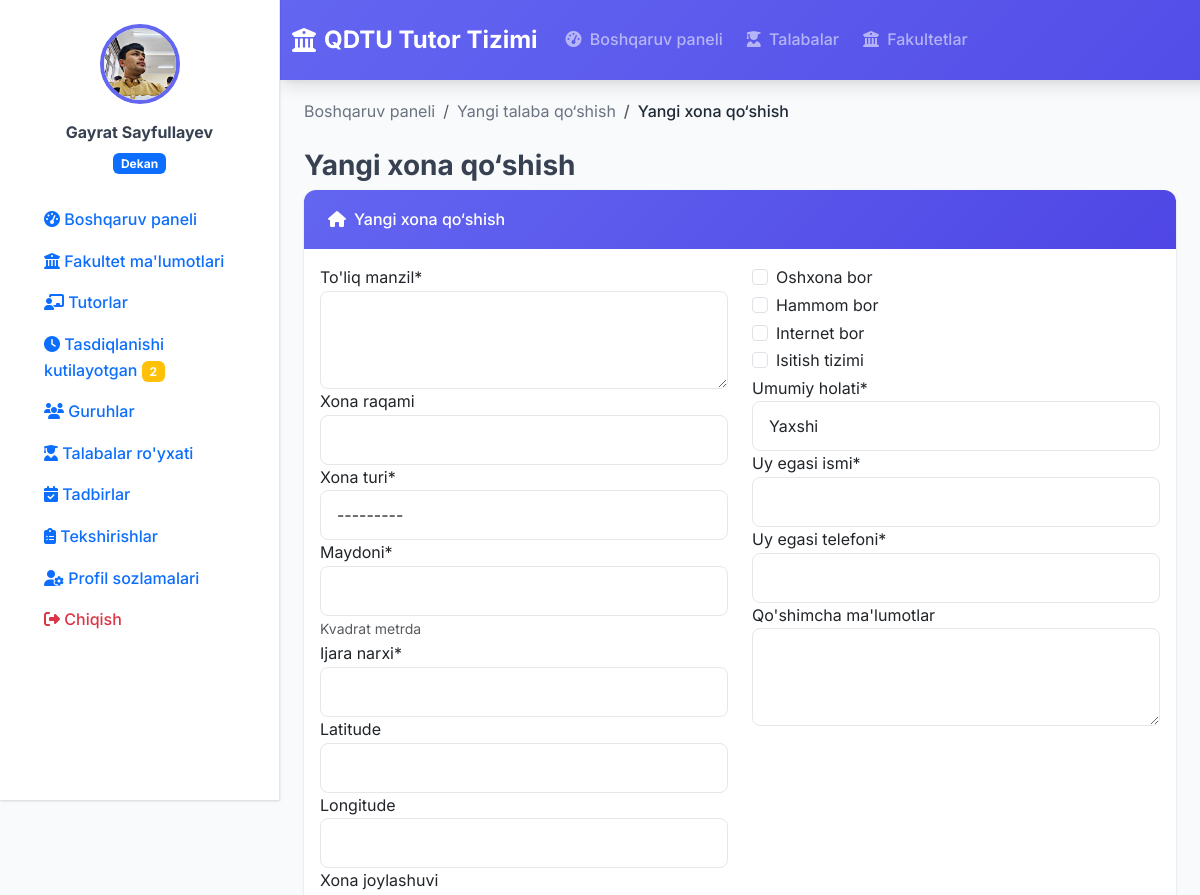
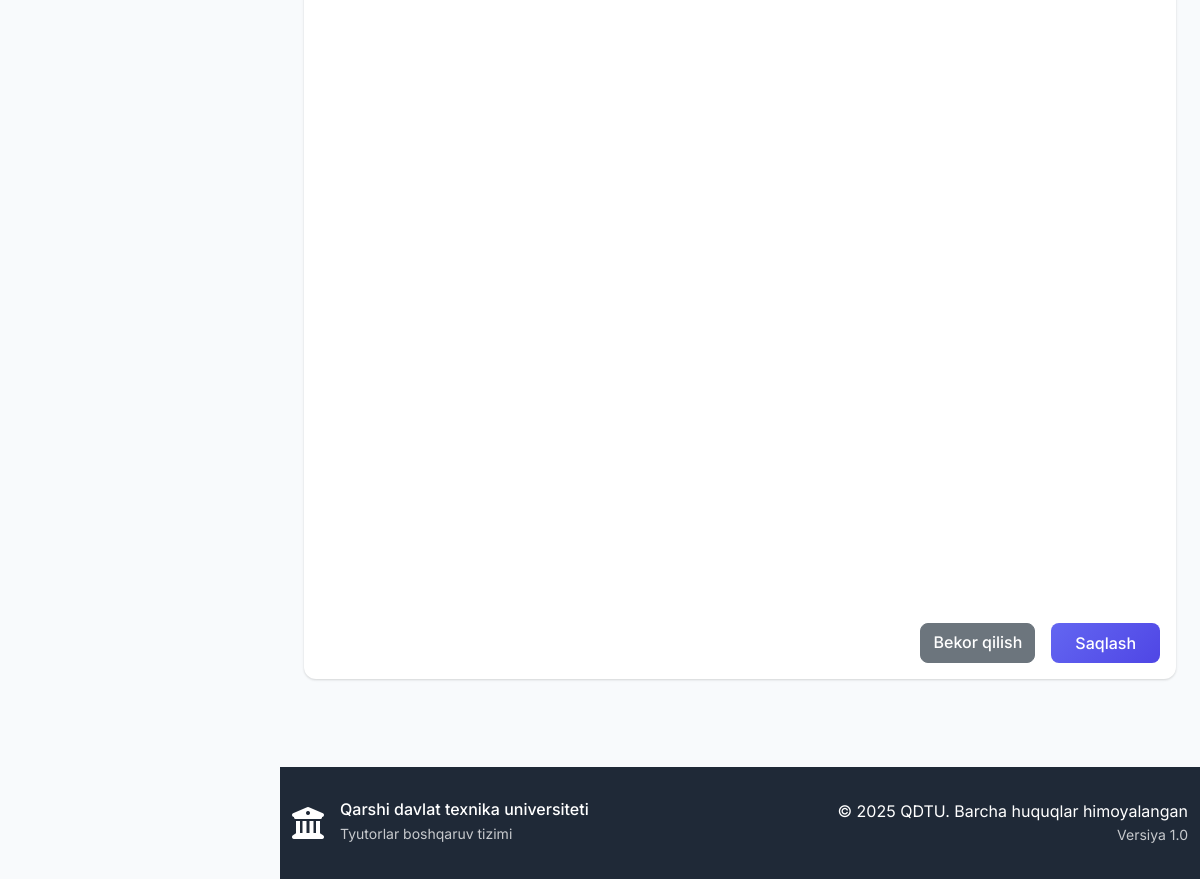
The page /housing/room/create/ (signed in) on the database its author committed (2 pictures, top to bottom).
### accounts/models.py (models this page shows, shortened)
class User(AbstractUser):
    USER_TYPE_CHOICES = (
        ('rector', 'Rektor'),
        ('dean', 'Dekan'),
        ('tutor', 'Tutor'),
    )
    user_type = models.CharField(
        max_length=10,
        choices=USER_TYPE_CHOICES,
        verbose_name="Foydalanuvchi turi"
    )
    faculty = models.ForeignKey(
        'faculty.Faculty',
        on_delete=models.SET_NULL,
        null=True,
        blank=True,
        verbose_name="Fakultet"
    )
    profile_picture = models.ImageField(
        upload_to='profile_pics/',
        null=True,
        blank=True,
        verbose_name="Profil rasmi"
    )
    phone_number = models.CharField(
        max_length=20,
        blank=True,
        verbose_name="Telefon raqami"
    )
    class Meta:
        verbose_name = "Foydalanuvchi"
        verbose_name_plural = "Foydalanuvchilar"
    def is_rector(self):
        return self.user_type == 'rector'
    def is_dean(self):
        return self.user_type == 'dean'
    def is_tutor(self):
        return self.user_type == 'tutor'
    def get_full_name(self):
        return f"{self.first_name} {self.last_name}".strip() or self.username

### housing/views.py (the view)
# urls.py: path('room/create/', views.room_create, name='room_create'),
@login_required
def room_create(request):
    if request.method == 'POST':
        form = RoomForm(request.POST)
        print("Submitted data:", request.POST)  # Debug
        print("Form errors:", form.errors)  # Debug
        if form.is_valid():
            room = form.save()
            messages.success(request, f"{room} muvaffaqiyatli qo'shildi.")
            return_to = request.session.get('return_to', 'student_create')
            student_pk = request.session.get('student_pk')
            if 'student_form_data' in request.session:
                request.session['student_form_data']['room'] = str(room.id)
            if return_to == 'student_edit' and student_pk:
                return redirect('student_edit', pk=student_pk)
            return redirect('student_create')
        else:
            messages.error(request, "Xona qo'shishda xatolik yuz berdi. Iltimos, ma'lumotlarni tekshiring.")
            for field, errors in form.errors.items():
                for error in errors:
                    messages.error(request, f"{field}: {error}")
    else:
        form = RoomForm()
    context = {
        'form': form,
        'title': 'Yangi xona qo‘shish',
        'return_to': request.session.get('return_to'),
        'student_pk': request.session.get('student_pk'),
    }
    return render(request, 'housing/room_form.html', context)

### faculty/models.py (called while the page is built)
    @property
    def students_count(self):
        return sum(group.students.count() for group in self.groups.all())

### templates/housing/room_form.html (shortened to what this page needs)
{% extends 'base.html' %}
{% load static %}
{% load crispy_forms_tags %}
{% block content %}
<div class="container-fluid">
    <nav aria-label="breadcrumb">
        <ol class="breadcrumb">
            <li class="breadcrumb-item"><a href="{% url 'dashboard' %}">Boshqaruv paneli</a></li>
            <li class="breadcrumb-item"><a href="{% url 'student_create' %}">Yangi talaba qo‘shish</a></li>
            <li class="breadcrumb-item active" aria-current="page">{{ title }}</li>
        </ol>
    </nav>
    <h1 class="h3 fw-bold">{{ title }}</h1>
    <div class="card">
        <div class="card-header bg-primary text-white">
            <h6 class="mb-0"><i class="fas fa-home me-2"></i>{{ title }}</h6>
        </div>
        <div class="card-body">
            <form method="post" action="{% url 'room_create' %}" id="room_form">
                <div class="row">
                    <div class="col-md-6">
                        {{ form.address|as_crispy_field }}
                        {{ form.room_number|as_crispy_field }}
                        {{ form.room_type|as_crispy_field }}
                        {{ form.area|as_crispy_field }}
                        {{ form.rent_price|as_crispy_field }}
                        {{ form.latitude|as_crispy_field }}
                        {{ form.longitude|as_crispy_field }}
                    </div>
                    <div class="col-md-6">
                        {{ form.has_kitchen|as_crispy_field }}
                        {{ form.has_bathroom|as_crispy_field }}
                        {{ form.has_internet|as_crispy_field }}
                        {{ form.has_heating|as_crispy_field }}
                        {{ form.condition|as_crispy_field }}
                        {{ form.landlord_name|as_crispy_field }}
                        {{ form.landlord_phone|as_crispy_field }}
                        {{ form.notes|as_crispy_field }}
                    </div>
                </div>
                <div class="row">
                    <div class="col-12">
                        <label class="form-label">Xona joylashuvi</label>
                        <div id="map" style="height: 600px; width: 100%;"></div>
                    </div>
                </div>
                <div class="d-grid gap-2 d-md-flex justify-content-md-end mt-3">
                    <a href="{% if return_to == 'student_edit' %}{% url 'student_edit' pk=student_pk %}{% else %}{% url 'student_create' %}{% endif %}" class="btn btn-secondary me-md-2">Bekor qilish</a>
                    <button type="submit" class="btn btn-primary" id="save_button">Saqlash</button>
                </div>
            </form>
        </div>
    </div>
</div>
{% endblock %}

### templates/sidebar.html (shortened to what this page needs)
{% load static %}
<div class="sidebar" id="sidebar">
    <div class="sidebar-content">
        <div class="user-info text-center mb-4">
            {% if user.profile_picture %}
                <img src="{{ user.profile_picture.url }}" class="profile-image mb-3">
            {% else %}
                <div class="profile-initials mb-3">
                    {{ user.first_name|first|upper }}{{ user.last_name|first|upper }}
                </div>
            {% endif %}
            <div class="user-details">
                <div class="mb-1 fw-bold">{{ user.get_full_name }}</div>
                <div class="badge bg-primary">
                    {% if user.is_rector %}
                        Prorektor
                    {% elif user.is_dean %}
                        Dekan
                    {% elif user.is_tutor %}
                        Tutor
                    {% endif %}
                </div>
            </div>
        </div>
        <nav class="sidebar-nav">
            <ul class="nav flex-column">
                <li class="nav-item">
                    <a class="nav-link " href="{% url 'dashboard' %}">
                        <i class="fas fa-tachometer-alt"></i>
                        <span>Boshqaruv paneli</span>
                    </a>
                </li>
                {% if user.is_dean %}
                    <li class="nav-item">
                        <a class="nav-link {% if request.resolver_match.url_name == 'faculty_info' %}active{% endif %}" href="#" onclick="showFacultyInfo()">
                            <i class="fas fa-university"></i>
                            <span>Fakultet ma'lumotlari</span>
                        </a>
                    </li>
                    <li class="nav-item">
                        <a class="nav-link {% if request.resolver_match.url_name == 'tutor_list' %}active{% endif %}" href="{% url 'tutor_list' %}">
                            <i class="fas fa-chalkboard-teacher"></i>
                            <span>Tutorlar</span>
                        </a>
                    </li>
                    <li class="nav-item">
                        <a class="nav-link {% if request.resolver_match.url_name == 'pending_inspections' %}active{% endif %}" href="{% url 'pending_inspections' %}">
                            <i class="fas fa-clock"></i>
                            <span>Tasdiqlanishi kutilayotgan</span>
                            {% with pending_count=user.faculty.groups.all|length %}
                                {% if pending_count > 0 %}
                                    <span class="badge bg-warning ms-auto">{{ pending_count }}</span>
                                {% endif %}
                            {% endwith %}
                        </a>
                    </li>
                    <li class="nav-item">
                        <a class="nav-link {% if request.resolver_match.url_name == 'group_list' %}active{% endif %}" href="{% url 'group_list' %}">
                            <i class="fas fa-users"></i>
                            <span>Guruhlar</span>
                        </a>
                    </li>
                    <li class="nav-item">
                        <a class="nav-link {% if request.resolver_match.url_name == 'student_list' %}active{% endif %}" href="{% url 'student_list' %}">
                            <i class="fas fa-user-graduate"></i>
                            <span>Talabalar ro'yxati</span>
                        </a>
                    </li>
                    <li class="nav-item">
                        <a class="nav-link" href="{% url 'dean_events' %}">
                            <i class="fas fa-calendar-check"></i>
                            <span>Tadbirlar</span>
                        </a>
                    </li>
                {% endif %}
                <li class="nav-item">
                    <a class="nav-link {% if request.resolver_match.url_name == 'inspection_list' %}active{% endif %}" href="{% url 'inspection_list' %}">
                        <i class="fas fa-clipboard-list"></i>
                        <span>Tekshirishlar</span>
                    </a>
                </li>
                <li class="nav-item mt-auto">
                    <a class="nav-link {% if request.resolver_match.url_name == 'profile' %}active{% endif %}" href="{% url 'profile' %}">
                        <i class="fas fa-user-cog"></i>
                        <span>Profil sozlamalari</span>
                    </a>
                </li>
                <li class="nav-item">
                    <a class="nav-link text-danger" href="{% url 'logout' %}">
                        <i class="fas fa-sign-out-alt"></i>
                        <span>Chiqish</span>
                    </a>
                </li>
            </ul>
        </nav>
    </div>
</div>

### templates/base.html (style rules this page uses)
:root { --primary-color: #6366f1; --primary-dark: #4f46e5; --secondary-color: #f59e0b; --success-color: #10b981; --warning-color: #f59e0b; --danger-color: #ef4444; --info-color: #3b82f6; --dark-color: #1f2937; --light-color: #f8fafc; --border-color: #e5e7eb; --text-muted: #6b7280; --shadow: 0 1px 3px 0 rgba(0, 0, 0, 0.1), 0 1px 2px 0 rgba(0, 0, 0, 0.06); --shadow-lg: 0 10px 15px -3px rgba(0, 0, 0, 0.1), 0 4px 6px -2px rgba(0, 0, 0, 0.05); }
* { font-family: 'Inter', sans-serif; }
body { background-color: #f8fafc; color: #374151; line-height: 1.6; margin: 0; padding-left: 0; transition: padding-left 0.3s ease; }
body.sidebar-open { padding-left: 280px; }
.btn-primary { background: linear-gradient(135deg, var(--primary-color) 0%, var(--primary-dark) 100%); border: none; border-radius: 8px; font-weight: 500; padding: 0.5rem 1.5rem; transition: all 0.3s ease; }
.btn { border-radius: 8px; font-weight: 500; transition: all 0.3s ease; }
.card { border: none; border-radius: 12px; box-shadow: var(--shadow); transition: all 0.3s ease; overflow: hidden; }
.card-header { background: linear-gradient(135deg, var(--primary-color) 0%, var(--primary-dark) 100%); border: none; padding: 1.25rem 1.5rem; font-weight: 600; }
.nav-link { font-weight: 500; transition: all 0.3s ease; border-radius: 6px; margin: 0 0.25rem; }
.sidebar { position: fixed; top: 0; left: -280px; width: 280px; height: 100vh; background: white; border-right: 1px solid var(--border-color); box-shadow: var(--shadow); padding: 1.5rem; transition: left 0.3s ease; z-index: 1040; overflow-y: auto; }
.sidebar.open { left: 0; }
@media (min-width: 992px) { body { padding-left: 280px; } }
@media (min-width: 992px) { .sidebar { left: 0; top: 0; } }
.profile-image { width: 80px; height: 80px; border-radius: 50%; object-fit: cover; border: 4px solid var(--primary-color); }
.form-control, .form-select { border-radius: 8px; border: 1px solid var(--border-color); padding: 0.75rem 1rem; transition: all 0.3s ease; }
.breadcrumb { background: none; padding: 0; margin-bottom: 1.5rem; }
.breadcrumb-item a { color: var(--text-muted); text-decoration: none; }
.breadcrumb-item.active { color: var(--dark-color); font-weight: 500; }

### rows shown on the page
User: profile_picture (picture), get_full_name "Gayrat Sayfullayev"

### other values the page prints
{{ pending_count }} "2"
{{ title }} "Yangi xona qo‘shish"
